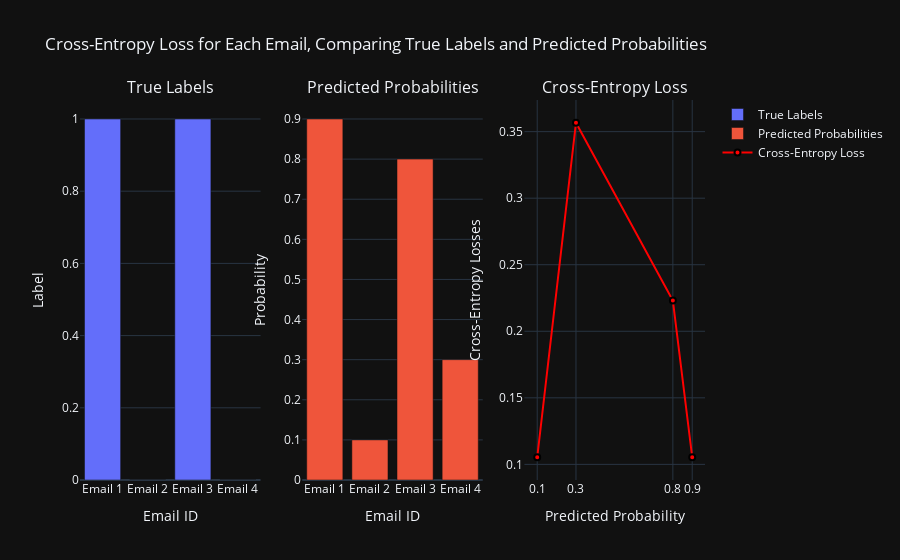

Notebook code for this chart:
### Code cell
from plotly.subplots import make_subplots
import plotly.graph_objects as go
from functions.losses import cross_entropy_loss, sort_cross_entropy_loss
import numpy as np

# Example usage
true_labels = np.array([1, 0, 1, 0])

# This is the output of a model after applying the sigmoid function
predicted_probs = np.array([0.9, 0.1, 0.8, 0.3])  

# Calculate the cross-entropy loss using the function
loss, losses = cross_entropy_loss(true_labels, predicted_probs)
sorted_probs, sorted_losses = sort_cross_entropy_loss(predicted_probs, losses)
print(f"""Cross-entropy loss: {loss:.4f}. \n
The sorted probabilities are: {sorted_probs}.\n
The sorted losses are: {sorted_losses}.\n
""")

# Plot the true labels and predicted probabilities
fig = make_subplots(
    rows=1, cols=3, 
    subplot_titles=("True Labels", "Predicted Probabilities", "Cross-Entropy Loss"))

# Add bar chart for true labels
fig.add_trace(
    go.Bar(
        x=["Email 1", "Email 2", "Email 3", "Email 4"], 
        y=true_labels, 
        name="True Labels"),
    row=1, col=1
)

# Add bar chart for predicted probabilities
fig.add_trace(
    go.Bar(
        x=["Email 1", "Email 2", "Email 3", "Email 4"], 
        y=predicted_probs, 
        name="Predicted Probabilities"),
    row=1, col=2
)

# predicted_probs.sort()
fig.add_trace(
    go.Scatter(
        x=sorted_probs, 
        y=sorted_losses, 
        mode="lines+markers", 
        name="Cross-Entropy Loss", 
        marker=dict(color="red", line=dict(color="black", width=2))

    ),
    row=1, 
    col=3
)

# Update x-axis and y-axis labels
fig.update_xaxes(title_text="Email ID", row=1, col=1)
 
 # Update x-axis and y-axis labels
fig.update_xaxes(title_text="Email ID", row=1, col=2)

# Update y-axis labels
fig.update_yaxes(title_text="Label", row=1, col=1)

# Update y-axis labels
fig.update_yaxes(title_text="Probability", row=1, col=2)

# Update x-axis and y-axis labels
fig.update_xaxes(title_text="Predicted Probability", 
                 row=1, col=3, tickvals=sorted_probs, 
                 ticktext=[f"{prob:.1f}" for prob in sorted_probs])

# Update y-axis labels
fig.update_yaxes(title_text="Cross-Entropy Losses", row=1, col=3)

# Update layout
fig.update_layout(
    title="Cross-Entropy Loss for Each Email, Comparing True Labels and Predicted Probabilities",
    
                  showlegend=True)


# Show the plot
fig.show()

### Figure 1 — Plotly figure (JSON) as saved in the notebook; plotly's stock layout.template omitted (floating-point values rounded to 4 significant figures)
{"data": [{"name": "True Labels", "x": ["Email 1", "Email 2", "Email 3", "Email 4"], "y": [1, 0, 1, 0], "type": "bar", "xaxis": "x", "yaxis": "y"}, {"name": "Predicted Probabilities", "x": ["Email 1", "Email 2", "Email 3", "Email 4"], "y": [0.9, 0.1, 0.8, 0.3], "type": "bar", "xaxis": "x2", "yaxis": "y2"}, {"marker": {"color": "red", "line": {"color": "black", "width": 2}}, "mode": "lines+markers", "name": "Cross-Entropy Loss", "x": [0.1, 0.3, 0.8, 0.9], "y": [0.1054, 0.3567, 0.2231, 0.1054], "type": "scatter", "xaxis": "x3", "yaxis": "y3"}], "layout": {"xaxis": {"anchor": "y", "domain": [0.0, 0.2889], "title": {"text": "Email ID"}}, "yaxis": {"anchor": "x", "domain": [0.0, 1.0], "title": {"text": "Label"}}, "xaxis2": {"anchor": "y2", "domain": [0.3556, 0.6444], "title": {"text": "Email ID"}}, "yaxis2": {"anchor": "x2", "domain": [0.0, 1.0], "title": {"text": "Probability"}}, "xaxis3": {"anchor": "y3", "domain": [0.7111, 1.0], "title": {"text": "Predicted Probability"}, "tickvals": [0.1, 0.3, 0.8, 0.9], "ticktext": ["0.1", "0.3", "0.8", "0.9"]}, "yaxis3": {"anchor": "x3", "domain": [0.0, 1.0], "title": {"text": "Cross-Entropy Losses"}}, "annotations": [{"font": {"size": 16}, "showarrow": false, "text": "True Labels", "x": 0.1444, "xanchor": "center", "xref": "paper", "y": 1.0, "yanchor": "bottom", "yref": "paper"}, {"font": {"size": 16}, "showarrow": false, "text": "Predicted Probabilities", "x": 0.5, "xanchor": "center", "xref": "paper", "y": 1.0, "yanchor": "bottom", "yref": "paper"}, {"font": {"size": 16}, "showarrow": false, "text": "Cross-Entropy Loss", "x": 0.8556, "xanchor": "center", "xref": "paper", "y": 1.0, "yanchor": "bottom", "yref": "paper"}], "title": {"text": "Cross-Entropy Loss for Each Email, Comparing True Labels and Predicted Probabilities"}, "showlegend": true}}
